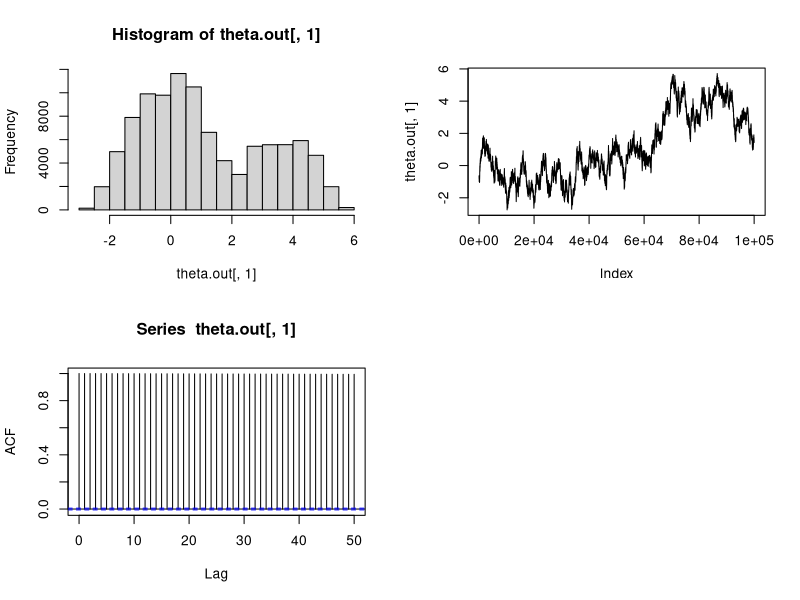

Here is the R script that generated this plot: (Note: this script raises an error after producing the figure.)
####### GP example
### Basic functions
rm(list=ls())
library(mvtnorm)



###################################################################################
###################################################################################

### Generate data
d        = 10
MM       = matrix(rnorm(d^2, 0, 1), d, d)
Sigma    = MM%*%t(MM)

### Metropolis-Hastings step
sample.theta = function(Sigma, theta, Omega){
  # This could be improved if we coded the density of the multivariate normal ourselves in terms of Sigma^{-1} and stored it (would save one inversion per iteration)
  d         = length(theta)
  thetap    = as.vector(rmvnorm(1, theta, Omega))
  laceptr   = dmvnorm(thetap, rep(0, d), Sigma, log=T) - dmvnorm(theta, rep(0, d), Sigma, log=T)
  
  
  u = runif(1,0,1)
  if(log(u)<laceptr){
    theta   = thetap
    aceptr   = 1
  }else{
    aceptr   = 0
  }
  return(list(theta=theta, aceptr=aceptr))
}


###################################################################################
###################################################################################

### Run it with a fixed covariance matrix!
repl  = 110000
burn  = 10000

Omega = (2.38^2)*Sigma/d  #Optimal proposal
Omega.d = (0.1^2)*diag(d)/d  #Default proposal

theta = as.vector(rmvnorm(1, rep(0,d), Sigma))


theta.out  = array(0, dim=c(repl-burn, d))
aceptr.mh  = 0

for(s in 1:repl){
  temp   = sample.theta(Sigma, theta, Omega.d)
  theta  = temp$theta
  aceptr.mh = aceptr.mh + temp$aceptr
  if(s/10000==floor(s/10000)){
    print(s)
  }
  if(s > burn){
    theta.out[s-burn,] = theta
  }
}

print(aceptr.mh/repl)
print(paste("Estimated mean of theta_1 is ", mean(theta.out[,1]), "    Estimated variance of theta_1 is ", var(theta.out[,1])))
print(paste("True mean of theta_1 is ", 0, "    True variance of theta_1 is ", Sigma[1,1]))
quartz()
par(mfrow=c(2,2))
hist(theta.out[,1])
plot(theta.out[,1], type="l")
acf(theta.out[,1])
effectiveSize(theta.out[,1])



### Run it now with the adaptive MCMC
repl    = 110000
burn    = 10000
cutoff  = 20000
bet     = 0.05
Omega.d = (0.1^2)*diag(d)/d
theta   = as.vector(rmvnorm(1, rep(0,d), Sigma))


theta.out  = array(0, dim=c(repl-burn, d))
aceptr.mh  = 0

for(s in 1:repl){
  
  if(s<cutoff){
    temp   = sample.theta(Sigma, theta, Omega.d)
  }else{
    u = runif(1)
    if(u < bet){
      temp    = sample.theta(Sigma, theta, Omega.d)
    }else{
      Omega.o = 2.38^2 * var(theta.out[1:(s-1-burn),]) / d
      temp    = sample.theta(Sigma, theta, Omega.o)
    }
  }
  theta  = temp$theta
  aceptr.mh = aceptr.mh + temp$aceptr
  if(s/10000==floor(s/10000)){
    print(s)
  }
  if(s > burn){
    theta.out[s-burn,] = theta
  }
}

print(aceptr.mh/repl)
print(paste("Estimated mean of theta_1 is ", mean(theta.out[,1]), "    Estimated variance of theta_1 is ", var(theta.out[,1])))
print(paste("True mean of theta_1 is ", 0, "    True variance of theta_1 is ", Sigma[1,1]))
quartz()
par(mfrow=c(2,2))
hist(theta.out[,1])
plot(theta.out[,1], type="l")
acf(theta.out[,1])
effectiveSize(theta.out[,1])


###################################################################################
###################################################################################

### The following code generates the graphs included in the slides

###
quartz()
acf(theta.out[,1], main="Default proposal", ylab=expression(paste("ACF of ", theta[1])))
dev.print(dev=pdf, file="adap_acf_def.pdf")
quartz()
plot(theta.out[,1], main="Default proposal", type="l", ylab=expression(paste("Trace of ", theta[1])))
dev.print(dev=pdf, file="adap_trace_def.pdf")
###
quartz()
acf(theta.out[,1], main="Optimal proposal", ylab=expression(paste("ACF of ", theta[1])))
dev.print(dev=pdf, file="adap_acf_opt.pdf")
quartz()
plot(theta.out[,1], main="Optimal proposal", type="l", ylab=expression(paste("Trace of ", theta[1])))
dev.print(dev=pdf, file="adap_trace_opt.pdf")
###
quartz()
acf(theta.out[,1], main="Adaptive proposal", ylab=expression(paste("ACF of ", theta[1])))
dev.print(dev=pdf, file="adap_acf_adp.pdf")
quartz()
plot(theta.out[,1], main="Adaptive proposal", type="l", ylab=expression(paste("Trace of ", theta[1])))
dev.print(dev=pdf, file="adap_trace_adp.pdf")






